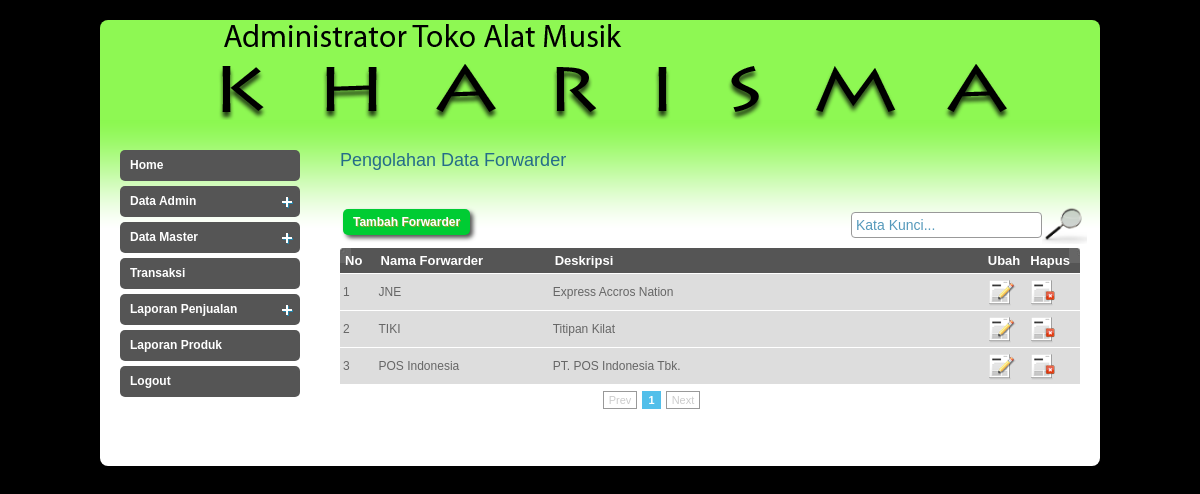
The page /admin/index.php?page=forwarder (signed in) on the database its author committed.
### tables this page shows
CREATE TABLE `t_forwarder` (
  `id_forwarder` int(11) NOT NULL auto_increment,
  `nama_forwarder` varchar(500) NOT NULL,
  `deskripsi_forwarder` text NOT NULL,
  PRIMARY KEY  (`id_forwarder`),
  UNIQUE KEY `nama_jasapengiriman` (`nama_forwarder`)
);

### admin/inc/forwarder.php (the view, shortened to what this page needs)
<h2>Pengolahan Data Forwarder</h2>
    <?php
if(isset($_GET['act'])){
	if($_GET['act'] == 'add'){
	?>
    <form action="" method="post" class="niceform" id="registrationform">
        <table>
        	<tr>
            	<td><label for="forwarder">Nama forwarder :</label></td>
            	<td><input type="text" name="forwarder" id="forwarder" size="25" maxlength="128" class="inputan"/></td>
            </tr>
        	<tr>
            	<td><label for="deskripsi">Deskripsi :</label></td>
            	<td><textarea name="deskripsi" id="deskripsi" rows="5" cols="60" class="inputan"></textarea></td>
            </tr>
        	<tr>
            	<td colspan="2" align="center">
                <input type="submit" name="save" value="Simpan" class="buton"/>
                <input type="reset" name="reset" value="Batal" onClick="window.location = '?page=forwarder';" class="buton"/></td>
            </tr>
        </table>
	</form>
     <?php
	}
	elseif($_GET['act'] == 'edit'){
	$id_forwarder = addslashes($_GET['idk']);
	$qforwarder = mysql_query("SELECT * FROM t_forwarder
							  WHERE id_forwarder = '$id_forwarder'");
	$dforwarder = mysql_fetch_array($qforwarder);
	?>
    <form action="" method="post" onSubmit="return conf();" id="registrationform">
        <table>
        	<tr>
            	<td><label for="forwarder">Nama forwarder :</label></td>
            	<td><input type="text" name="forwarder" id="forwarder" size="25" maxlength="128" value="<?php echo $dforwarder['nama_forwarder']; ?>" class="inputan"/></td>
            </tr>
        	<tr>
            	<td><label for="deskripsi">Deskripsi :</label></td>
            	<td><textarea name="deskripsi" id="deskripsi" rows="5" cols="60"class="inputan">
				<?php echo $dforwarder['deskripsi_forwarder']; ?></textarea></td>
            </tr>
        	<tr>
            	<td colspan="2" align="center">
                	<input type="hidden" name="id_forwarder" value="<?php echo $_GET['idk']; ?>" />
                	<input type="submit" name="update" value="Ubah" class="buton"/>
                    <input type="reset" name="reset" value="Batal" onClick="window.location = '?page=forwarder';" class="buton"/>
                </td>
            </tr>
        </table>
	</form>
     <?php
	}
}
else
{
$batas   = 10;
if(empty($halaman)){
	$posisi  = 0;
	$halaman = 1;
}
else{
	$posisi = ($halaman-1) * $batas;
}
?>
	<table width="100%" style=" margin-top:10px;">
    <tr>
    <td align="right">
	<a href="?page=forwarder&act=add" class="buton">Tambah Forwarder</a>
    </td>
    <td align="right" width="70%">
    <form method="post" action="">
    	<input type="text" name="textcari" class="newsletter_input" value="<?php if(isset($_POST['textcari'])){ echo $_POST['textcari']; } else { echo "Kata Kunci..."; }?>" onBlur="if(this.value=='') this.value='Kata Kunci...';" onFocus="if(this.value=='Kata Kunci...') this.value='';" /><input type="image" src="images/search.png" width="45" name="cari" style="margin-bottom:-14px;" title="Cari"/>
    </form>
    </td></tr>
    </table>
    <?php
	if(isset($_POST['textcari'])){
		$sqlquery = "AND nama_forwarder LIKE '%$_POST[textcari]%'";
	}
	else{
		$sqlquery = "";
	}
?>
<table width="592" id="rounded-corner">
    <thead>
    	<tr>
        	<th width="51" class="rounded-company" scope="col">No</th>
            <th width="170" class="rounded" scope="col">Nama Forwarder</th>
            <th width="444" class="rounded" scope="col">Deskripsi</th>
            <th width="32" class="rounded" scope="col">Ubah</th>
            <th width="45" class="rounded-q4" scope="col">Hapus</th>
        </tr>
    </thead>
    <tbody>
    	<?php
		$qforwarder = mysql_query("SELECT * FROM t_forwarder WHERE 1
								 $sqlquery
								 LIMIT $posisi,$batas");
		$kolom=1;
		$i=1;
		$no = $posisi+1;
		while($dforwarder = mysql_fetch_array($qforwarder)){
			if ($i >= $kolom){
				echo "<tr class='row$dforwarder[id_forwarder]'>";
			}
		?>
        	<td><?php echo $no; ?></td>
            <td><?php echo $dforwarder['nama_forwarder']; ?></td>
            <td><?php echo $dforwarder['deskripsi_forwarder']; ?></td>
            <td><a href="?page=forwarder&act=edit&idk=<?php echo $dforwarder['id_forwarder']; ?>"><img src="images/user_edit.png" alt="" title="" border="0" /></a></td>
            <td width="45">
            	<a href="<?php echo $dforwarder['id_forwarder']; ?>" id="forwarder" class="ask">
                	<img src="images/trash.png" alt="" title="" border="0" />
                </a>
            </td>
        <?php
		$i++;
		$no++;
			if($i >= $kolom){
				echo "</tr>";
			}
		}
		?>
    </tbody>
</table>
	<div class="pagination">
	<?php
	$tampil2 = mysql_query("SELECT * FROM t_forwarder
							WHERE 1
							$sqlquery");
	$jmldata = mysql_num_rows($tampil2);
	$jmlhal  = ceil($jmldata/$batas);
	echo "<div class=paging>";
	if($halaman > 1){
		$prev=$halaman-1;
		echo "<span class=prevnext><a href='$_SERVER[PHP_SELF]?page=forwarder&halaman=$prev'>Prev</a></span> ";
	}
	else{
		echo "<span class=disabled>Prev</span> ";
	}
	$angka=($halaman > 3 ? " ... " : " ");
	for($i=$halaman-2;$i<$halaman;$i++)
	{
	  if ($i < 1)
		  continue;
	  $angka .= "<a href='$_SERVER[PHP_SELF]?page=forwarder&halaman=$i'>$i</a> ";
	}
	$angka .= "<span class=current>$halaman</span> ";
	for($i=$halaman+1;$i<($halaman+3);$i++)
	{
	  if ($i > $jmlhal)
		  break;
	  $angka .= "<a href='$_SERVER[PHP_SELF]?page=forwarder&halaman=$i'>$i</a> ";
	}
	$angka .= ($halaman+2<$jmlhal ? " ...
			  <a href='$_SERVER[PHP_SELF]?page=forwarder&halaman=$jmlhal'>$jmlhal</a> " : " ");
	echo "$angka ";
	if($halaman < $jmlhal){
		$next=$halaman+1;
		echo "<span class=prevnext><a href='$_SERVER[PHP_SELF]?page=forwarder&halaman=$next'>Next</a></span>";
	}
	else{
		echo "<span class=disabled>Next</span>";
	}
	echo "</div>";
}
	?>

### admin/style.css (style rules this page uses)
body { background:#000; font-family:Arial, Helvetica, sans-serif; padding:0; font-size:12px; margin-top:20px; color: #0e4354; }
a { color:#256c89; }
h2 { font-size:18px; color:#256c89; font-weight:normal; padding:0px 0 15px 0; margin:0px; clear:both; }
#rounded-corner { margin:0px; width:740px; text-align: left; border-collapse: collapse; }
#rounded-corner thead th.rounded-company { width:26px; background: #555555 url('images/left.jpg') left top no-repeat; }
#rounded-corner thead th.rounded-q4 { background: #555555 url('images/right.jpg') right top no-repeat; }
#rounded-corner th { padding: 5px; font-weight: bold; font-size: 13px; color: #FFF; background: #555; }
#rounded-corner td { padding: 3px; background:#ddd; border-top: 1px solid #fff; color: #666; }
div.pagination { width:625px; clear:both; padding:10px 0 10px 0; margin:0px; text-align:center; float:left; clear:both; font-size:11px; }
div.pagination span.current { padding: 2px 5px 2px 5px; margin-right: 2px; border: 1px solid #52bfea; font-weight: bold; background-color: #52bfea; color: #FFF; }
div.pagination span.disabled { padding: 2px 5px 2px 5px; margin-right: 2px; border: 1px solid #999; color: #ccc; }
.buton { display:block; float:left; margin:10px 5px 10px 0px; line-height:26px; font-weight:bold; text-decoration:none; color:#FFFFFF; text-shadow:1px 1px #8fa42b; width:auto;height:26px; padding:0 10px 0 10px; background:#0C3; -moz-border-radius: 5px; -webkit-border-radius: 5px; -moz-box-shadow:3px 3px 4px #555; -webkit-box-shadow: 3px 3px 4px #555; }
input[type=text],input[type=password], select, textarea { -moz-border-radius:4px; -webkit-border-radius:4px; border:1px solid #999; font-size:14px; color:#5599bb; padding:4px; }

### rows shown on the page
t_forwarder: nama_forwarder "JNE", deskripsi_forwarder "Express Accros Nation"
t_forwarder: nama_forwarder "TIKI", deskripsi_forwarder "Titipan Kilat"
t_forwarder: nama_forwarder "POS Indonesia", deskripsi_forwarder "PT. POS Indonesia Tbk."

### other values the page prints
$halaman "1"
